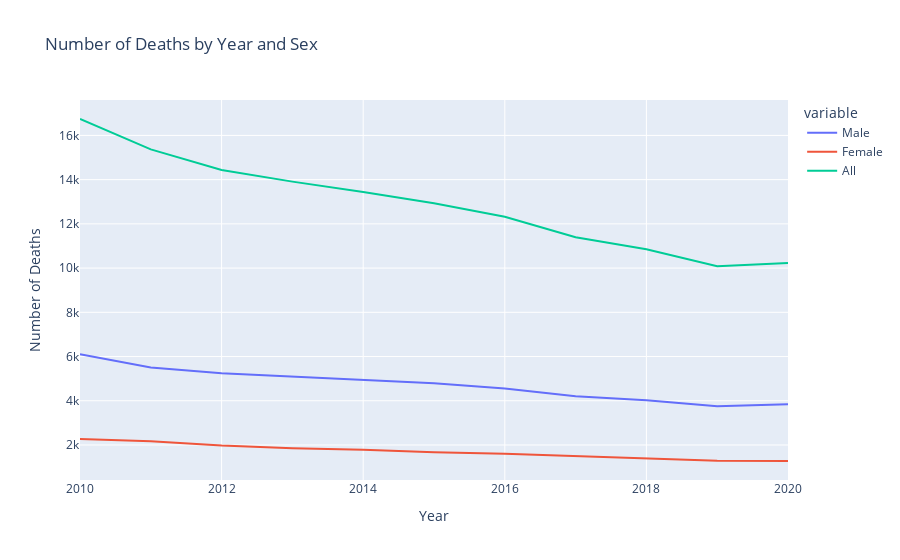

The code cell stored with this chart in its notebook:
### Code cell
male_data = df.loc[df['Sex'] == 'Male']
male_deaths = male_data.groupby('Year')['Number'].sum()
female_data = df.loc[df['Sex'] == 'Female']
female_deaths = female_data.groupby('Year')['Number'].sum()
all_deaths = df.groupby('Year')['Number'].sum()

plotdata = pd.DataFrame({
    'Male': male_deaths,
    'Female': female_deaths,
    'All': all_deaths
}).reset_index()  # Resetting the index to include 'Year' as a column

fig = px.line(plotdata, x='Year', y=['Male', 'Female', 'All'],
              title='Number of Deaths by Year and Sex')
fig.update_layout(xaxis_title='Year', yaxis_title='Number of Deaths')

fig.show()

### Figure 1 — Plotly figure (JSON) as saved in the notebook; plotly's stock layout.template omitted (floating-point values rounded to 4 significant figures)
{"data": [{"hovertemplate": "variable=Male<br>Year=%{x}<br>value=%{y}<extra></extra>", "legendgroup": "Male", "line": {"color": "#636efa", "dash": "solid"}, "marker": {"symbol": "circle"}, "mode": "lines", "name": "Male", "orientation": "v", "showlegend": true, "type": "scatter", "x": [2010, 2011, 2012, 2013, 2014, 2015, 2016, 2017, 2018, 2019, 2020], "xaxis": "x", "y": [6101, 5510, 5240, 5096, 4938, 4796, 4554, 4207, 4029, 3753, 3838], "yaxis": "y"}, {"hovertemplate": "variable=Female<br>Year=%{x}<br>value=%{y}<extra></extra>", "legendgroup": "Female", "line": {"color": "#EF553B", "dash": "solid"}, "marker": {"symbol": "circle"}, "mode": "lines", "name": "Female", "orientation": "v", "showlegend": true, "type": "scatter", "x": [2010, 2011, 2012, 2013, 2014, 2015, 2016, 2017, 2018, 2019, 2020], "xaxis": "x", "y": [2270, 2173, 1976, 1859, 1783, 1669, 1606, 1491, 1396, 1291, 1277], "yaxis": "y"}, {"hovertemplate": "variable=All<br>Year=%{x}<br>value=%{y}<extra></extra>", "legendgroup": "All", "line": {"color": "#00cc96", "dash": "solid"}, "marker": {"symbol": "circle"}, "mode": "lines", "name": "All", "orientation": "v", "showlegend": true, "type": "scatter", "x": [2010, 2011, 2012, 2013, 2014, 2015, 2016, 2017, 2018, 2019, 2020], "xaxis": "x", "y": [16742, 15366, 14432, 13910, 13442, 12930, 12320, 11396, 10850, 10088, 10230], "yaxis": "y"}], "layout": {"legend": {"title": {"text": "variable"}, "tracegroupgap": 0}, "title": {"text": "Number of Deaths by Year and Sex"}, "xaxis": {"anchor": "y", "domain": [0, 1], "title": {"text": "Year"}}, "yaxis": {"anchor": "x", "domain": [0, 1], "title": {"text": "Number of Deaths"}}}}
